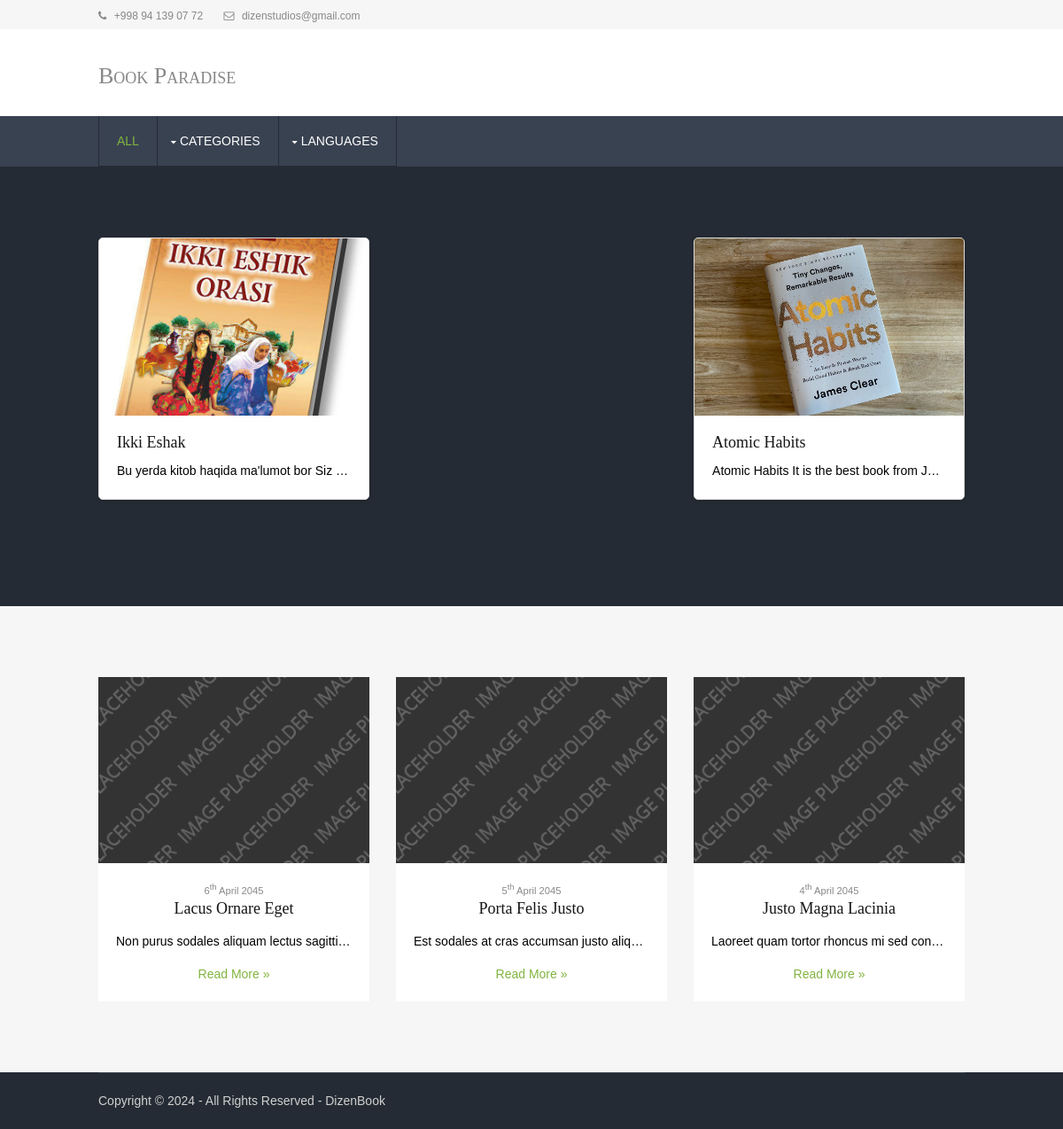
The page /language_show/russian-language/ on the database its author committed.
### myapp/models.py (models this page shows, shortened)
class Books(models.Model):
    name = models.CharField(max_length=225)
    description = models.TextField()
    image = models.ImageField(upload_to='media/')
    author = models.CharField(max_length=255)
    slug = models.SlugField(max_length=255,blank=True,unique=True)
    reads = models.IntegerField()
    cat = models.ForeignKey('Category', on_delete=models.PROTECT, related_name='computer_cat')
    lang = models.ManyToManyField('Language', blank=True, related_name='language_cat')

### myapp/views.py (the view)
# urls.py: path('language_show/<slug:lang_slug>/',views.lang_show,name='language_show'),
def lang_show(request,lang_slug):
    slug = get_object_or_404(Language,slug = lang_slug)
    books = Books.objects.filter(lang=slug)
    data={
    'books':books
}
    return render(request,'lang_show.html',data)

### myapp/templates/lang_show.html (shortened to what this page needs)
{% extends 'base.html' %}
{% block content %}
  <div class="wrapper row4">
    <div class="hoc container clear">
      <div class="book-container">
        {% for i in books %}
        <div class="book-post">
          <article>
            <figure><img src="{{i.image.url}}" alt="">
            </figure>
            <div class="txtwrap">
              <h6 class="heading">{{i.name}}</h6>
              <p>{{i.description}}&hellip;</p>
            </div>
          </article>
        </div>
        {% endfor %}
      </div>
    </div>
  </div>
  <div class="wrapper row0">
    <div class="hoc container clear">
      <ul class="nospace elements">
        <li class="one_third first">
          <article class="center"><a href="#"><img src="images/demo/320x220.png" alt=""></a>
            <div class="txtwrap">
              <time class="font-xs block" datetime="2045-04-06">6<sup>th</sup> April 2045</time>
              <h6 class="heading">Lacus ornare eget</h6>
              <p>Non purus sodales aliquam lectus sagittis aliquet nisl consequat&hellip;</p>
              <footer><a href="#">Read More &raquo;</a></footer>
            </div>
          </article>
        </li>
        <li class="one_third">
          <article class="center"><a href="#"><img src="images/demo/320x220.png" alt=""></a>
            <div class="txtwrap">
              <time class="font-xs block" datetime="2045-04-05">5<sup>th</sup> April 2045</time>
              <h6 class="heading">Porta felis justo</h6>
              <p>Est sodales at cras accumsan justo aliquam imperdiet risus lacinia&hellip;</p>
              <footer><a href="#">Read More &raquo;</a></footer>
            </div>
          </article>
        </li>
        <li class="one_third">
          <article class="center"><a href="#"><img src="images/demo/320x220.png" alt=""></a>
            <div class="txtwrap">
              <time class="font-xs block" datetime="2045-04-04">4<sup>th</sup> April 2045</time>
              <h6 class="heading">Justo magna lacinia</h6>
              <p>Laoreet quam tortor rhoncus mi sed condimentum sit amet molestie&hellip;</p>
              <footer><a href="#">Read More &raquo;</a></footer>
            </div>
          </article>
        </li>
      </ul>
    </div>
  </div>
{% endblock content %}

### myapp/static/styles/layout.css (style rules this page uses)
.container { padding:80px 0; }
.elements li:last-child { margin-bottom:0; }
.elements article { display:inline-block; width:100%; max-width:320px; height:100%; }
.elements .txtwrap { padding:20px; }
.elements .txtwrap .heading { margin-bottom:15px; }
.elements .txtwrap p { margin:0 0 15px 0; }
*, *::before, *::after { transition:all .3s ease-in-out; }
body { color:#888888; background-color:#252B34; }
a { color:#82B440; }
.row0 { color:#888888; background-color:#F6F6F6; }
.row4 { color:#D0D0D0; background-color:#252B34; }
.elements article { color:#888888; background-color:#FFFFFF; }
@media screen and (min-width:978px) { .hoc { max-width:978px; } }

### myapp/static/styles/framework.css (style rules this page uses)
html { overflow-y:scroll; overflow-x:hidden; }
html, body { margin:0; padding:0; font-size:14px; line-height:1.6; }
*, *::before, *::after { box-sizing:border-box; }
.center { text-align:center; }
.block { display:block; }
.nospace { margin:0; padding:0; list-style:none; }
.clear, .group { display:block; }
.clear::before, .clear::after, .group::before, .group::after { display:table; content:""; }
.clear, .clear::after, .group, .group::after { clear:both; }
a { outline:none; text-decoration:none; }
img { width:auto; max-width:100%; height:auto; margin:0; padding:0; border:none; line-height:normal; vertical-align:middle; }
body, input, textarea, select { font-family:Verdana, Geneva, sans-serif; }
h1, h2, h3, h4, h5, h6, .heading { font-family:Georgia, "Times New Roman", Times, serif; }
h1, h2, h3, h4, h5, h6, .heading { margin:0 0 20px 0; font-size:22px; line-height:normal; font-weight:normal; text-transform:capitalize; }
.font-xs { font-size:.8rem; }
.wrapper { display:block; width:100%; margin:0; padding:0; text-align:left; word-wrap:break-word; }
.hoc { display:block; margin:0 auto; }
address, article, aside, figcaption, figure, footer, header, main, nav, section { display:block; margin:0; padding:0; }
.one_half, .one_third, .two_third, .one_quarter, .two_quarter, .three_quarter { display:inline-block; float:left; margin:0 0 0 3.06748466257669%; list-style:none; }
.first { margin-left:0; clear:left; }
.one_third { width:31.28834355828221%; }

### templates/base.html (style rules this page uses)
.book-container { display: flex; flex-wrap: wrap; justify-content: space-between; }
.book-post { width: calc(33.33% - 20px); margin-bottom: 40px; background-color: #ffffff; border: 1px solid #dddddd; border-radius: 5px; overflow: hidden; box-shadow: 0 2px 4px rgba(0, 0, 0, 0.1); }
.book-post article { display: block; }
.book-post figure { position: relative; overflow: hidden; height: 200px; }
.book-post figure img { width: 100%; height: 100%; object-fit: cover; transition: transform 0.3s ease; }
.txtwrap { padding: 20px; }
.txtwrap .heading { font-size: 18px; margin-bottom: 10px; color:rgb(21, 21, 21) }
.txtwrap p { margin: 0; overflow: hidden; text-overflow: ellipsis; white-space: nowrap; width: 100%; color:black }

### rows shown on the page
Books: image (picture), name "Ikki Eshak", description "Bu yerda kitob haqida ma'lumot bor Siz…"
Books: image (picture), name "Atomic Habits", description "Atomic Habits It is the best book from J…"
